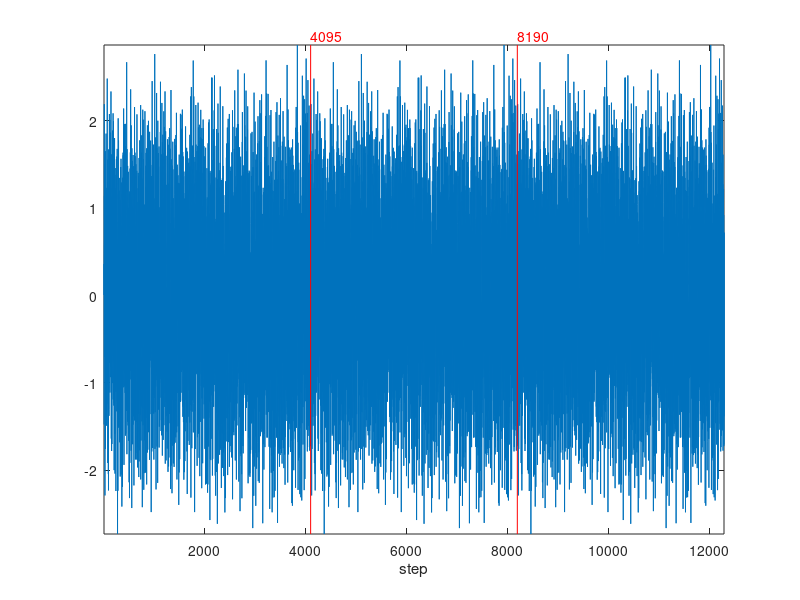

The MATLAB source for this figure: (Note: this script raises an error after producing the figure.)
clear;clc;close all
M = 12; % length
N = 2 ^ M - 1; % period
idx = [1 4 6 12]; % feedback bits
u_bit = [2:5]'; % continuous 4 bits for filter
A = [0.5828 0.8948 1.19 1.0]; % filter coef.
B = [-0.5828 -0.8948  -1.19]; % filter coef. (right and left are reversed )

reg = randi([0 1],1,12); % get original registor
reg(find(~reg))=-1; % replace 0 to -1

u(1:3,:) = 0; % initial value
for j = 1:1:2^12*4 % 4 period
    Mreg(j+3,:) = reg; % save the reg
    u(j+3,:) = A*reg(u_bit)' + B*u(j : j+2); % filter
    
    % software xor
    % determining number of 1 is odd or even
    % the result is 1 if number of 1 is odd.
    shift = mod(size(find(reg(idx)==1),2), 2); % the shift bit
    if mod(size(find(reg(idx)==1),2), 2) == 0
        shift = -1;
    end
    % software xor --end
    reg=[shift reg(1:11)]; % shift it
end

StandardDeviation = std(u(N+1:2*N),1)
Mean = mean(u(N+1:2*N))

% compute autocorrelation r and correlation matrix R
% r(12) mean r(0); r(1) mean r(-11)
for k = -11:11
    r(k+12) = (u(N+1 : 2*N)' * u(N+1-k : 2*N-k))/N;
end
% make correlation matrix R
for i = 0 :1: 11
    R(i+1,:) = r(12-i:end-i);
end
% compute autocorrelation r and correlation matrix R --end

% plot
plot(u(N+1 : 4*N))
axis([-inf inf -inf inf])
xlabel('step')
line([N N],[min(u(N+1 : 2*N)), max(u(N+1 : 2*N))],'color','r')
line([2*N 2*N],[min(u(N+1 : 2*N)), max(u(N+1 : 2*N))],'color','r')
text(N,max(u(N+1 : 2*N))+0.1,'4095','color','r')
text(2*N,max(u(N+1 : 2*N))+0.1,'8190','color','r')

% uu=[1 2 3 4]';
% k=0
% for k = 0:1
%     r(k+1) = ((uu(1 : 4)'-mean(uu(1 : 4))) * (uu(1-k : 4-k)-mean(uu(1-k : 4-k))))/4
% end
% (std(uu(4+1 : 2*4)))




randi

